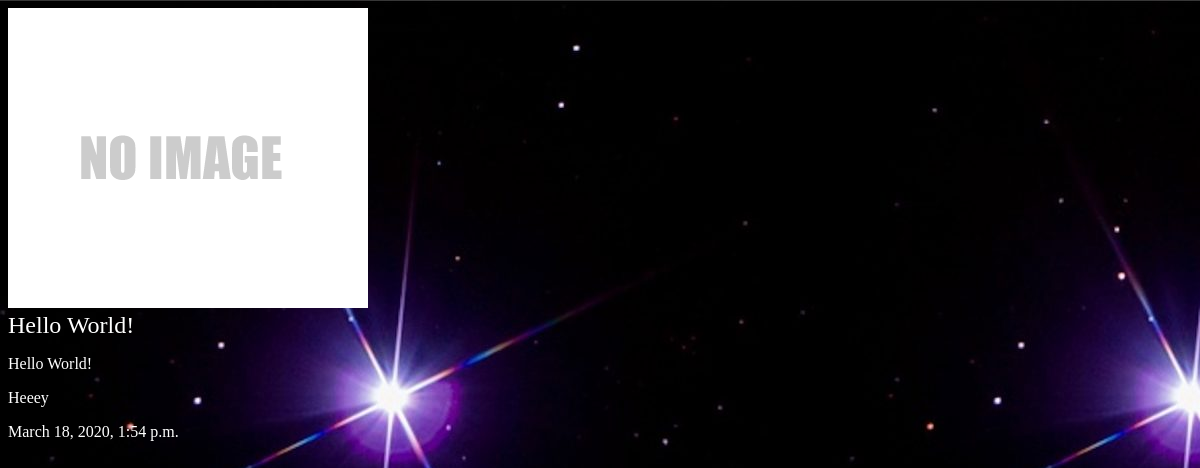
/articles/hello-word/, run on the app's committed database.
### articles/models.py (models this page shows, shortened)
class Article(models.Model):
    title = models.CharField(max_length=100)
    slug = models.SlugField()
    body = models.TextField()
    date = models.DateTimeField(auto_now_add=True)
    thumb = models.ImageField(default='dafault.png', blank=True)

### articles/views.py (the view)
# urls.py: url(r'^(?P<slug>[\w-]+)/$', views.article_detail, name="detail"),
def article_detail(request, slug):
    article = Article.objects.get(slug=slug)
    return render(request, 'articles/article_detail.html', {'article': article})

### articles/templates/articles/article_detail.html
{% extends 'base_layout.html' %}
{% block content %}
  <div class="article-detail">
      <div class="article">
        <img src="{{ article.thumb.url }}" alt="">
          <h2> <a href="{% url 'articles:detail' slug=article.slug %}">{{article.title}}</a> </h2>
          <p>{{article.title}}</p>
          <p>{{article.body}}</p>
          <p>{{article.date}}</p>
      </div>
  </div>
{% endblock %}

### assets/style.css (style rules this page uses)
body { background-color: #0f121f; background-image: url(stars.jpg); background-repeat-y: no-repeat; color: #fff; }
body * { font-family: Ubuntu; }
h1,h2,h3,h4,h5 { font-weight: normal; margin: 0; }
a, a:hover, a:visited { color: #fff; text-decoration: none; }

### data on the page
Article: thumb (placeholder picture), title "Hello World!", body "Heeey", date "March 18, 2020, 1:54 p.m."
